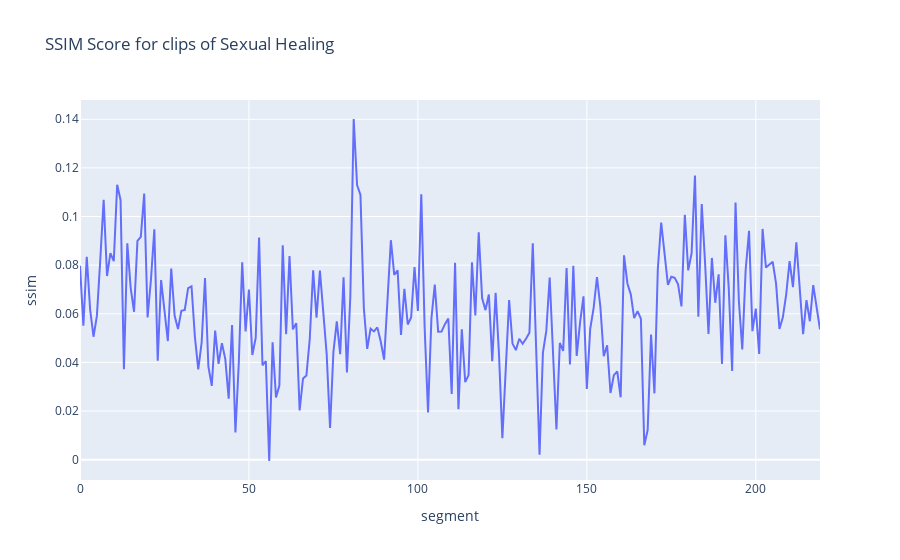

This figure's notebook cell:
### Code cell
fig = px.line(compare_df, x='segment', y='ssim', title=f'SSIM Score for clips of {song_name}')
fig.show()

### Figure 1 — Plotly figure (JSON) as saved in the notebook; plotly's stock layout.template omitted (floating-point values rounded to 4 significant figures; data arrays with more than 128 entries replaced by an {"elided": "..."} marker saying what was removed)
{"data": [{"hovertemplate": "segment=%{x}<br>ssim=%{y}<extra></extra>", "legendgroup": "", "line": {"color": "#636efa", "dash": "solid"}, "marker": {"symbol": "circle"}, "mode": "lines", "name": "", "orientation": "v", "showlegend": false, "type": "scatter", "x": {"elided": "220 int values"}, "xaxis": "x", "y": {"elided": "220 float values"}, "yaxis": "y"}], "layout": {"legend": {"tracegroupgap": 0}, "title": {"text": "SSIM Score for clips of Sexual Healing"}, "xaxis": {"anchor": "y", "domain": [0, 1], "title": {"text": "segment"}}, "yaxis": {"anchor": "x", "domain": [0, 1], "title": {"text": "ssim"}}}}
